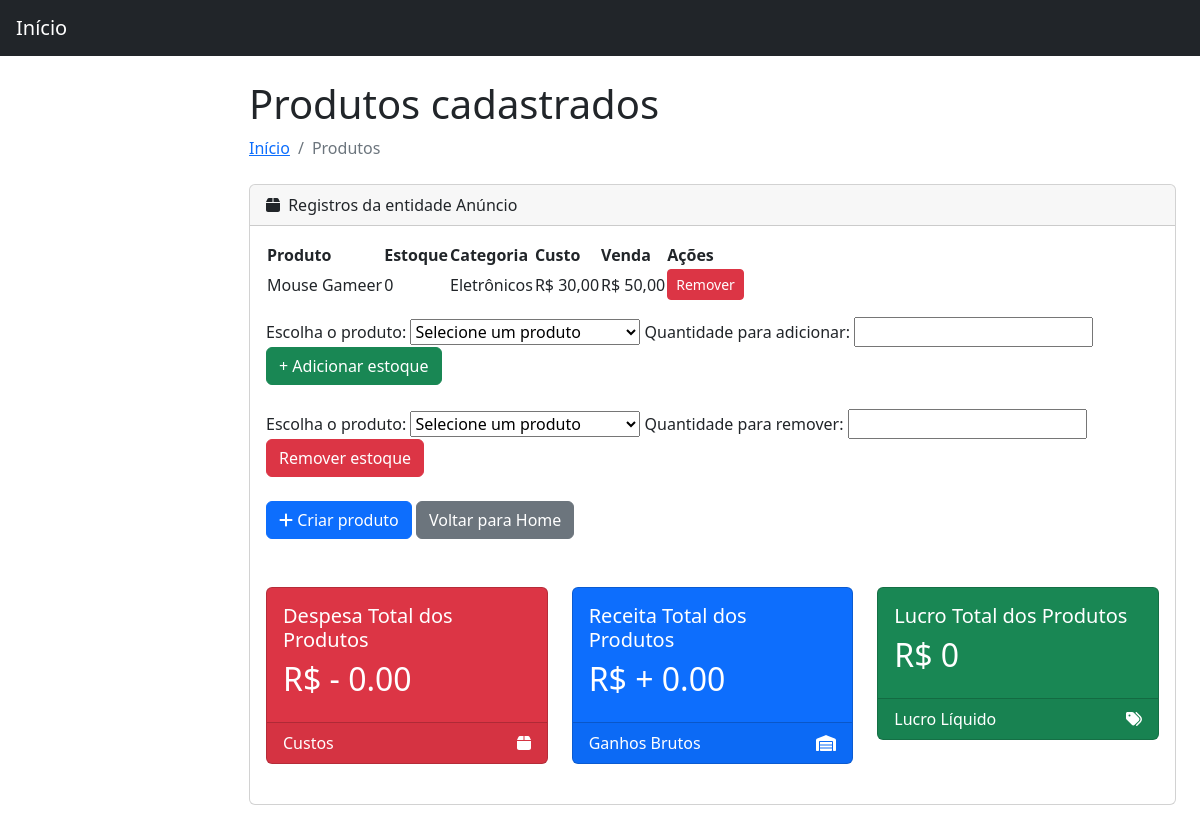
/MeuSaldo/listaProdutos.php (signed in), run on an earlier commit of the app's database.
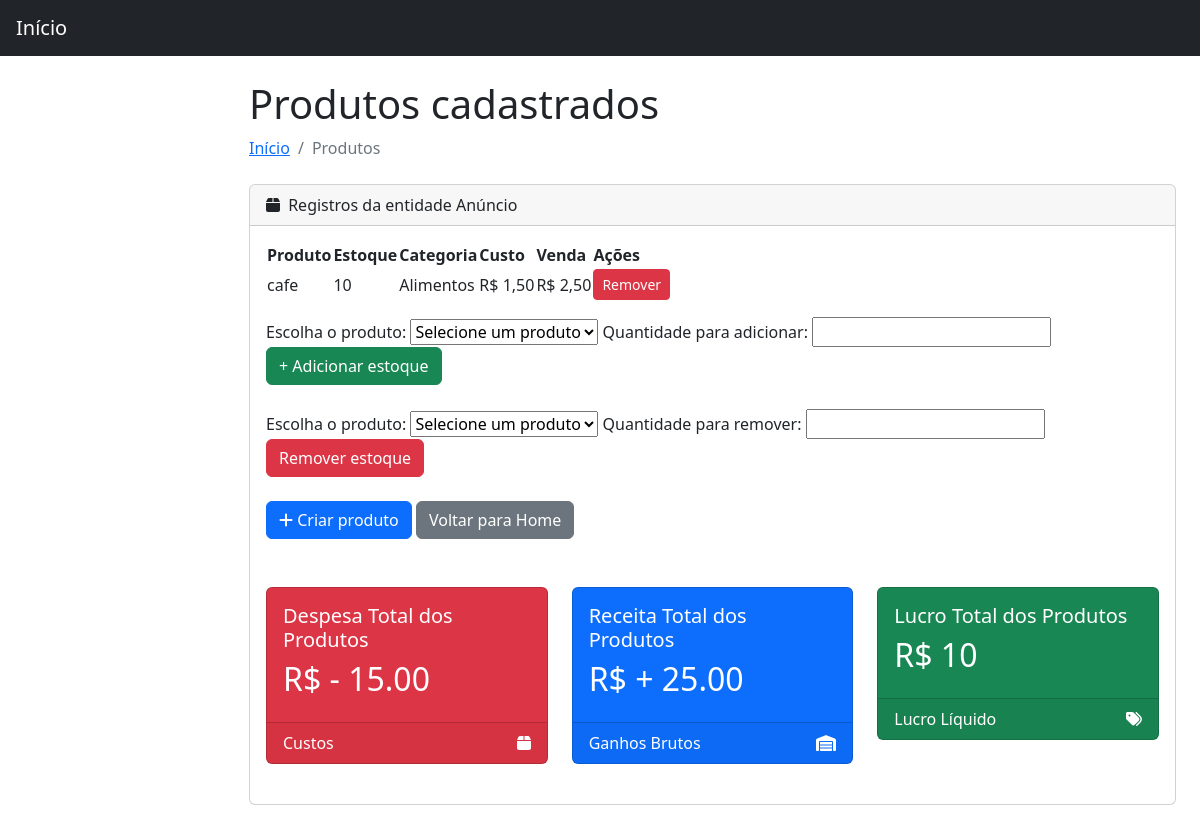
And on a later commit of the database.
### tables this page shows
CREATE TABLE `anuncios` (
  `idAnuncio` int NOT NULL,
  `Usuarios_idUsuario` int NOT NULL,
  `nomeProduto` varchar(30) NOT NULL,
  `estoqueProduto` int NOT NULL,
  `categoriaAnuncio` varchar(50) NOT NULL,
  `valorCustoAnuncio` decimal(10,2) NOT NULL,
  `valorAnuncio` decimal(10,2) NOT NULL
);

### MeuSaldo/header.php (called while the page is built, shortened)
<?php
    if(isset($_SESSION['logado']) && $_SESSION['logado'] === true){
        $idUsuario    = $_SESSION['idUsuario'];
    }
?>

### MeuSaldo/listaProdutos.php (the view, shortened to what the changed rows need)
<?php
include "header.php";
include "conexaoBD.php";
$sql = "SELECT
            idAnuncio,
            nomeProduto,
            estoqueProduto,
            categoriaAnuncio,
            valorCustoAnuncio,
            valorAnuncio
        FROM anuncios
        WHERE Usuarios_idUsuario = ?
        ORDER BY idAnuncio DESC";
$stmt = mysqli_prepare($conn, $sql);
mysqli_stmt_bind_param(
    $stmt,
    "i",
    $idUsuario
);
mysqli_stmt_execute($stmt);
$resultado = mysqli_stmt_get_result($stmt);
$sqlDespesa = "SELECT SUM(estoqueProduto * valorCustoAnuncio) AS despesaTotal
               FROM Anuncios
               WHERE Usuarios_idUsuario = $idUsuario";
$resultadoDespesa = mysqli_query($conn, $sqlDespesa);
$dadosDespesa = mysqli_fetch_assoc($resultadoDespesa);
$despesaTotal = $dadosDespesa['despesaTotal'] ?? 0;
$sqlReceita = "SELECT SUM(estoqueProduto * valorAnuncio) AS receitaTotal
               FROM Anuncios
               WHERE Usuarios_idUsuario = $idUsuario";
$resultadoReceita = mysqli_query($conn, $sqlReceita);
$dadosReceita = mysqli_fetch_assoc($resultadoReceita);
$receitaTotal = $dadosReceita['receitaTotal'] ?? 0 ;
$lucroProdutos = $receitaTotal - $despesaTotal;
?>
<!DOCTYPE html>
<html lang="pt-br">
<head>
    <link href="https://cdn.jsdelivr.net/npm/simple-datatables@7.1.2/dist/style.min.css"
          rel="stylesheet">
    <link href="css/styles.css"
          rel="stylesheet">
</head>
<body class="sb-nav-fixed">
<div id="layoutSidenav">
    <div id="layoutSidenav_content">
        <main>
            <div class="container-fluid px-4">
                <h1 class="mt-4">
                    Produtos cadastrados
                </h1>
                <div class="card mb-4">
                    <div class="card-body">
                        <table id="datatablesSimple">
                            <thead>
                                <tr>
                                    <th>Produto</th>
                                    <th>Estoque</th>
                                    <th>Categoria</th>
                                    <th>Custo</th>
                                    <th>Venda</th>
                                    <th>Ações</th>
                                </tr>
                            </thead>
                            <tbody>
                                <?php
                                if (mysqli_num_rows($resultado) > 0) {
                                    while ($produto = mysqli_fetch_assoc($resultado)) {
                                        echo "<tr>";
                                        echo "<td>" .
                                            htmlspecialchars(
                                                $produto['nomeProduto']
                                            ) .
                                            "</td>";
                                        echo "<td>" .
                                            htmlspecialchars(
                                                $produto['estoqueProduto']
                                            ) .
                                            "</td>";
                                        echo "<td>" .
                                            htmlspecialchars(
                                                $produto['categoriaAnuncio']
                                            ) .
                                            "</td>";
                                        echo "<td>R$ " .
                                            number_format(
                                                $produto['valorCustoAnuncio'],
                                                2,
                                                ',',
                                                '.'
                                            ) .
                                            "</td>";
                                        echo "<td>R$ " .
                                            number_format(
                                                $produto['valorAnuncio'],
                                                2,
                                                ',',
                                                '.'
                                            ) .
                                            "</td>";
                                            echo "<td>
                                                <a href='removerProduto.php?id=" . $produto['idAnuncio'] . "'
                                                class='btn btn-danger btn-sm'
                                                onclick=\"return confirm('Tem certeza que deseja remover este produto?');\">
                                                    Remover
                                                </a>
                                            </td>";
                                        echo "</tr>";
                                    }
                                }
                                ?>
                            </tbody>
                        </table>
                    <div class="row">
                    <div class="col-xl-4 col-md-6"><br><br>
                        <div class="card bg-danger text-white mb-4">
                            <div class="card-body">
                                <h5>
                                    Despesa Total dos Produtos
                                </h5>
                                <h2>
                                    <?php
                                    echo " R$ - $despesaTotal";
                                    ?>
                                </h2>
                            </div>
                        </div>
                    </div>
                    <div class="col-xl-4 col-md-6"><br><br>
                        <div class="card bg-primary text-white mb-4">
                            <div class="card-body">
                                <h5>
                                    Receita Total dos Produtos
                                </h5>
                                <h2>
                                    <?php
                                    echo "R$ + $receitaTotal";
                                    ?>
                                </h2>
                            </div>
                        </div>
                    </div>
                    <div class="col-xl-4 col-md-6"><br><br>
                        <div class="card bg-success text-white mb-4">
                            <div class="card-body">
                                <h5>
                                    Lucro Total dos Produtos
                                </h5>
                                <h2>
                                    <?php
                                    echo "R$ $lucroProdutos";
                                    ?>
                                </h2>
                            </div>
                        </div>
                    </div>
                    </div>
                </div>
            </div>
        </main>
    </div>
</div>
</body>
</html>

What changed in the data, as far as the page shows it:
removed anuncios: nomeProduto "Mouse Gameer", estoqueProduto "0", categoriaAnuncio "Eletrônicos", valorCustoAnuncio "30,00", valorAnuncio "50,00"
added anuncios: nomeProduto "cafe", estoqueProduto "10", categoriaAnuncio "Alimentos", valorCustoAnuncio "1,50", valorAnuncio "2,50"
Also different on the page:
$despesaTotal: "0.00" → "15.00"
$receitaTotal: "0.00" → "25.00"
$lucroProdutos: "0" → "10"
